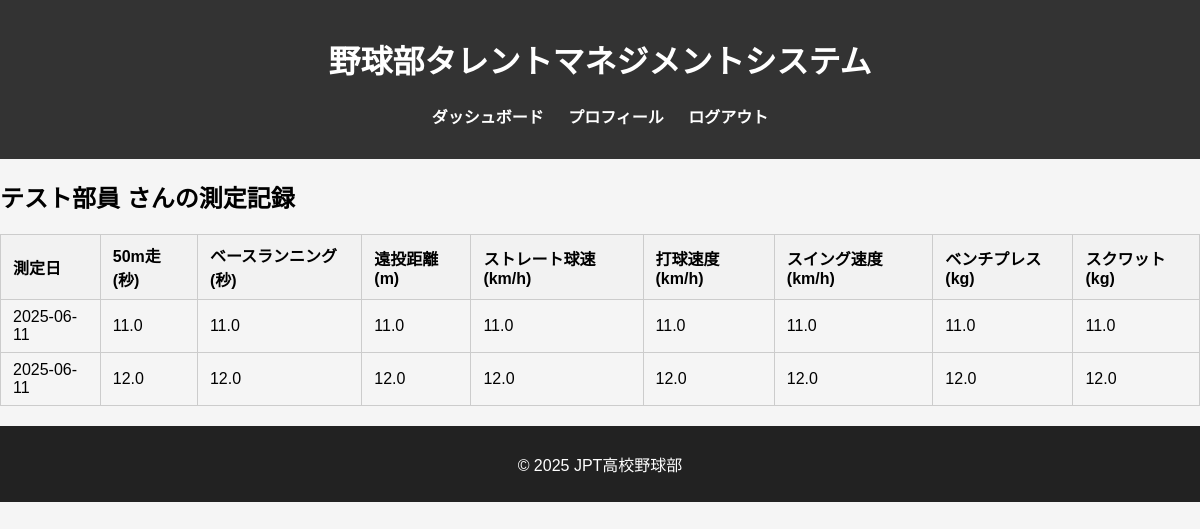
The page /my/records (signed in) on the database as committed earlier.
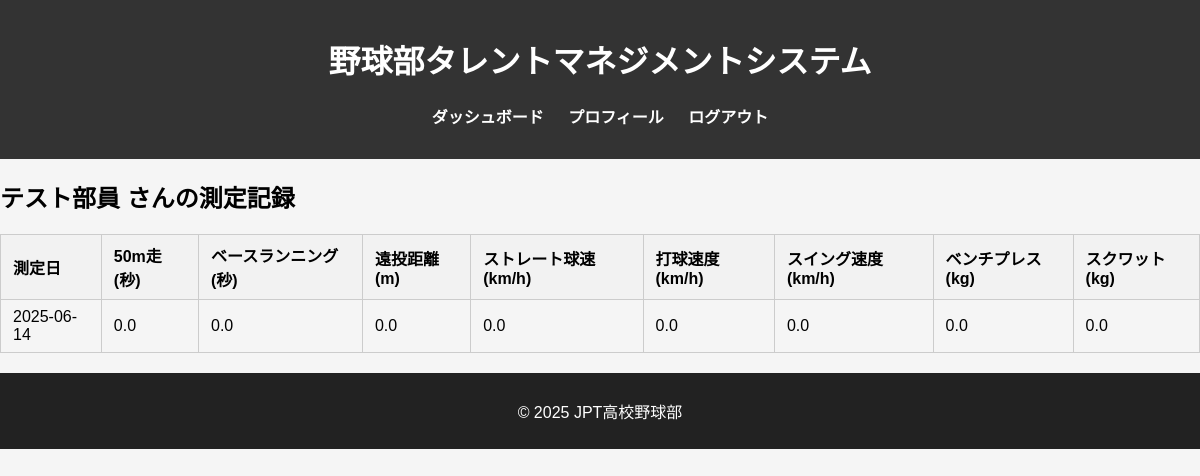
The same page on the database as committed later.
### db_models.py (models this page shows, shortened)
class User(db.Model, UserMixin):
    __tablename__ = 'users'
    user_id = db.Column(db.Integer, primary_key=True)
    fs_uniquifier = db.Column(db.String(64), unique=True, nullable=False, default=lambda: str(uuid.uuid4()))  # 追加
    name = db.Column(db.String(100), nullable=False)
    password_hash = db.Column(db.String(200), nullable=False)
    grade = db.Column(db.Integer, nullable=True)
    is_active = db.Column(db.Boolean, default=True)
    created_at = db.Column(db.DateTime, default=lambda: datetime.now(tz=ZoneInfo('Asia/Tokyo')))
    updated_at = db.Column(db.DateTime, default=lambda: datetime.now(tz=ZoneInfo('Asia/Tokyo')), onupdate=lambda: datetime.now(tz=ZoneInfo('Asia/Tokyo')))
    roles = db.relationship('Role', secondary='user_roles', backref=db.backref('users', lazy='dynamic'))
    def get_id(self):
        return str(self.user_id)  # Flask-Login 用の get_id()

class MeasurementRecord(db.Model):
    __tablename__ = 'measurement_records'
    record_id = db.Column(db.Integer, primary_key=True)
    user_id = db.Column(db.Integer, db.ForeignKey('users.user_id'), nullable=False)  # 部員のユーザーID
    measurement_date = db.Column(db.Date, nullable=False)  # 測定日
    run_50m = db.Column(db.Float)  # 50m走
    base_running = db.Column(db.Float)  # ベースランニング
    long_throw = db.Column(db.Float)  # 遠投距離
    straight_speed = db.Column(db.Float)  # ストレート球速
    hit_speed = db.Column(db.Float)  # 打球速度
    swing_speed = db.Column(db.Float)  # スイング速度
    bench_press = db.Column(db.Float)  # ベンチプレス
    squat = db.Column(db.Float)  # スクワット
    status = db.Column(db.Enum('draft', 'pending_member', 'pending_coach', 'approved', name='status_enum'), nullable=False)  # 承認ステータス
    created_by = db.Column(db.Integer, db.ForeignKey('users.user_id'), nullable=False)  # 記録作成者のユーザーID
    created_at = db.Column(db.DateTime, default=lambda: datetime.now(tz=ZoneInfo('Asia/Tokyo')))
    updated_at = db.Column(db.DateTime, default=lambda: datetime.now(tz=ZoneInfo('Asia/Tokyo')), onupdate=lambda: datetime.now(tz=ZoneInfo('Asia/Tokyo')))
    user = db.relationship('User', foreign_keys=[user_id])  # 部員とのリレーション
    creator = db.relationship('User', foreign_keys=[created_by])  # 記録作成者とのリレーション

### blueprints/main.py (the view)
@main_bp.route('/my/records')
@login_required
@roles_required("member")
def my_records():
    user_id = current_user.get_id()
    records = MeasurementRecord.query.filter_by(user_id=user_id).all()
    user = User.query.get(user_id)
    return render_template('/my/records.html', user=user, records=records)

### app.py (called while the page is built)
@login_manager.user_loader
def load_user(user_id):
    return User.query.get(int(user_id))

### templates/my/records.html (shortened to what this page needs)
{% extends "base.html" %}
{% block content %}
<h2>{{ user.name }} さんの測定記録</h2>
<table class="member-table">
    <thead>
        <tr>
            <th>測定日</th>
            <th>50m走 (秒)</th>
            <th>ベースランニング (秒)</th>
            <th>遠投距離 (m)</th>
            <th>ストレート球速 (km/h)</th>
            <th>打球速度 (km/h)</th>
            <th>スイング速度 (km/h)</th>
            <th>ベンチプレス (kg)</th>
            <th>スクワット (kg)</th>
        </tr>
    </thead>
    <tbody>
        {% for record in records %}
        <tr>
            <td>{{ record.measurement_date }}</td>
            <td>{{ record.run_50m }}</td>
            <td>{{ record.base_running }}</td>
            <td>{{ record.long_throw }}</td>
            <td>{{ record.straight_speed }}</td>
            <td>{{ record.hit_speed }}</td>
            <td>{{ record.swing_speed }}</td>
            <td>{{ record.bench_press }}</td>
            <td>{{ record.squat }}</td>
        </tr>
        {% endfor %}
    </tbody>
</table>
{% endblock %}

### templates/base.html (shortened to what this page needs)
<!DOCTYPE html>
<html lang="ja">
<head>
    <link rel="stylesheet" href="{{ url_for('static', filename='styles.css') }}">
</head>
<body>
    <header>
        <h1>野球部タレントマネジメントシステム</h1>
        <nav>
            <ul>
                <li><a href="{{ url_for('main.dashboard') }}">ダッシュボード</a></li>
                <li><a href="{{ url_for('main.profile') }}">プロフィール</a></li>
                <li><a href="{{ url_for('auth.logout') }}">ログアウト</a></li>
            </ul>
        </nav>
    </header>
    <main>
        {% block content %}{% endblock %}
    </main>
    <footer>
        <p>&copy; 2025 JPT高校野球部</p>
    </footer>
</body>
</html>

### static/styles.css (style rules this page uses)
body { font-family: Arial, sans-serif; margin: 0; padding: 0; background-color: #f5f5f5; }
header { background-color: #333; color: white; padding: 15px; text-align: center; }
nav ul { list-style: none; padding: 0; }
nav ul li { display: inline; margin: 10px; }
nav ul li a { color: white; text-decoration: none; font-weight: bold; }
footer { text-align: center; padding: 10px; background-color: #222; color: white; }
table.member-table { border-collapse: collapse; width: 100%; margin: 20px 0; }
table.member-table th, table.member-table td { border: 1px solid #ccc; padding: 8px 12px; text-align: left; }
table.member-table th { background-color: #f2f2f2; }

Rows that differ between the two databases and show on the page:
no longer on this page (row edited): MeasurementRecord: measurement_date "2025-06-11", run_50m "12.0", base_running "12.0", long_throw "12.0", straight_speed "12.0", hit_speed "12.0", swing_speed "12.0", bench_press "12.0", squat "12.0"
changed MeasurementRecord: measurement_date "2025-06-11" → "2025-06-14"; run_50m "11.0" → "0.0"; base_running "11.0" → "0.0"; long_throw "11.0" → "0.0"; straight_speed "11.0" → "0.0"; hit_speed "11.0" → "0.0"; swing_speed "11.0" → "0.0"; bench_press "11.0" → "0.0"; squat "11.0" → "0.0"
